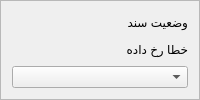
                   <widget class="QFrame" name="documentStatusFrame">
                    <property name="frameShape">
                     <enum>QFrame::StyledPanel</enum>
                    </property>
                    <property name="frameShadow">
                     <enum>QFrame::Raised</enum>
                    </property>
                    <layout class="QVBoxLayout" name="verticalLayout_21">
                     <item>
                      <widget class="QLabel" name="documentStatusLbl">
                       <property name="styleSheet">
                        <string notr="true">label</string>
                       </property>
                       <property name="text">
                        <string>وضعیت سند</string>
                       </property>
                       <property name="styleClass" stdset="0">
                        <string>form-label</string>
                       </property>
                      </widget>
                     </item>
                     <item>
                      <widget class="QLabel" name="documentStatusError">
                       <property name="text">
                        <string>خطا رخ داده</string>
                       </property>
                       <property name="styleClass" stdset="0">
                        <string>form-field-error</string>
                       </property>
                      </widget>
                     </item>
                     <item>
                      <widget class="QComboBox" name="documentStatusInpt">
                       <property name="styleClass" stdset="0">
                        <string>form-field</string>
                       </property>
                      </widget>
                     </item>
                    </layout>
                   </widget>
